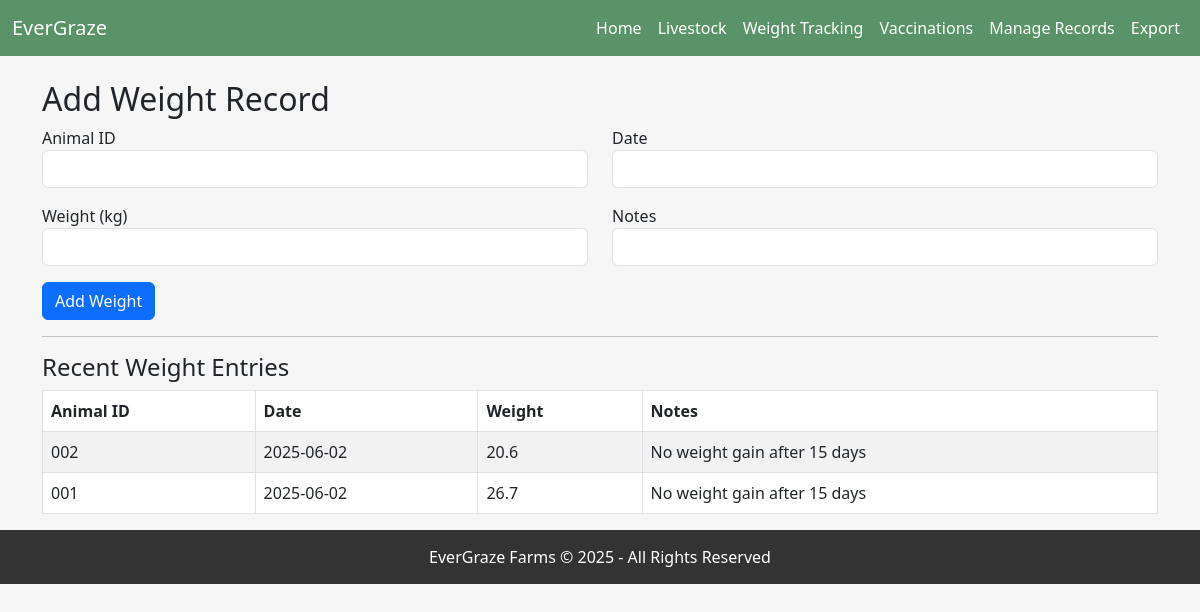
The app's page /weight with its own data.
### tables this page shows
CREATE TABLE weight_tracking (
    id INTEGER PRIMARY KEY AUTOINCREMENT,
    animal_id TEXT,
    date TEXT,
    weight REAL,
    notes TEXT
);

### app.py (the view)
@app.route('/weight', methods=['GET', 'POST'])
def weight():
    conn = connect_db()
    cursor = conn.cursor()
    if request.method == 'POST':
        data = (request.form['animal_id'], request.form['date'], request.form['weight'], request.form['notes'])
        cursor.execute("INSERT INTO weight_tracking (animal_id, date, weight, notes) VALUES (?, ?, ?, ?)", data)
        conn.commit()
    cursor.execute("SELECT * FROM weight_tracking ORDER BY id DESC LIMIT 10")
    records = cursor.fetchall()
    conn.close()
    return render_template('weight.html', records=records)

### app.py (called while the page is built)
def connect_db():
    return sqlite3.connect(DB_PATH)

### templates/weight.html
{% extends "layout.html" %}
{% block content %}
<h2>Add Weight Record</h2>
<form method="post">
    <div class="row">
        {% for field in ['Animal ID', 'Date', 'Weight (kg)', 'Notes'] %}
        <div class="col-md-6 mb-3">
            <label>{{ field }}</label>
            <input type="text" name="{{ field.lower().replace(' ', '_').replace('(', '').replace(')', '') }}" class="form-control" required>
        </div>
        {% endfor %}
    </div>
    <button type="submit" class="btn btn-primary">Add Weight</button>
</form>
<hr>
<h4>Recent Weight Entries</h4>
<div class="table-responsive">
<table class="table table-striped table-bordered">
    <thead>
        <tr><th>Animal ID</th><th>Date</th><th>Weight</th><th>Notes</th></tr>
    </thead>
    <tbody>
        {% for row in records[:10] %}
        <tr>{% for val in row[1:] %}<td>{{ val }}</td>{% endfor %}</tr>
        {% endfor %}
    </tbody>
</table>
</div>
{% endblock %}

### templates/layout.html (style rules this page uses)
body { background-color: #f6f6f6; }

### records on screen
weight_tracking: animal "002", date "2025-06-02", weight "20.6", notes "No weight gain after 15 days"
weight_tracking: animal "001", date "2025-06-02", weight "26.7", notes "No weight gain after 15 days"

### other values on screen
{{ field }} "Animal ID" "Date" "Weight (kg)" "Notes"
